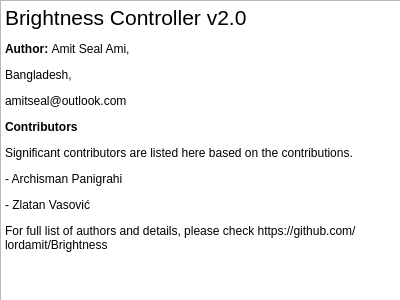
<?xml version="1.0" encoding="UTF-8"?>
<ui version="4.0">
 <class>Form</class>
 <widget class="QWidget" name="Form">
  <property name="geometry">
   <rect>
    <x>0</x>
    <y>0</y>
    <width>400</width>
    <height>300</height>
   </rect>
  </property>
  <property name="sizePolicy">
   <sizepolicy hsizetype="Fixed" vsizetype="Fixed">
    <horstretch>0</horstretch>
    <verstretch>0</verstretch>
   </sizepolicy>
  </property>
  <property name="minimumSize">
   <size>
    <width>400</width>
    <height>300</height>
   </size>
  </property>
  <property name="maximumSize">
   <size>
    <width>400</width>
    <height>300</height>
   </size>
  </property>
  <property name="windowTitle">
   <string>About</string>
  </property>
  <widget class="QTextBrowser" name="textBrowser">
   <property name="geometry">
    <rect>
     <x>0</x>
     <y>0</y>
     <width>401</width>
     <height>301</height>
    </rect>
   </property>
   <property name="html">
    <string>&lt;!DOCTYPE HTML PUBLIC &quot;-//W3C//DTD HTML 4.0//EN&quot; &quot;http://www.w3.org/TR/REC-html40/strict.dtd&quot;&gt;
&lt;html&gt;&lt;head&gt;&lt;meta name=&quot;qrichtext&quot; content=&quot;1&quot; /&gt;&lt;style type=&quot;text/css&quot;&gt;
p, li { white-space: pre-wrap; }
&lt;/style&gt;&lt;/head&gt;&lt;body style=&quot; font-family:'Sans'; font-size:9pt; font-weight:400; font-style:normal;&quot;&gt;
&lt;p style=&quot; margin-top:12px; margin-bottom:12px; margin-left:0px; margin-right:0px; -qt-block-indent:0; text-indent:0px;&quot;&gt;&lt;span style=&quot; font-size:16pt;&quot;&gt;Brightness Controller v2.0&lt;/span&gt;&lt;/p&gt;
&lt;p style=&quot; margin-top:12px; margin-bottom:12px; margin-left:0px; margin-right:0px; -qt-block-indent:0; text-indent:0px;&quot;&gt;&lt;span style=&quot; font-weight:600;&quot;&gt;Author: &lt;/span&gt;Amit Seal Ami, &lt;/p&gt;
&lt;p style=&quot; margin-top:12px; margin-bottom:12px; margin-left:0px; margin-right:0px; -qt-block-indent:0; text-indent:0px;&quot;&gt;Bangladesh, &lt;/p&gt;
&lt;p style=&quot; margin-top:12px; margin-bottom:12px; margin-left:0px; margin-right:0px; -qt-block-indent:0; text-indent:0px;&quot;&gt;amitseal@outlook.com&lt;/p&gt;
&lt;p style=&quot; margin-top:12px; margin-bottom:12px; margin-left:0px; margin-right:0px; -qt-block-indent:0; text-indent:0px;&quot;&gt;&lt;span style=&quot; font-weight:600;&quot;&gt;Contributors&lt;/span&gt;&lt;/p&gt;
&lt;p style=&quot; margin-top:12px; margin-bottom:12px; margin-left:0px; margin-right:0px; -qt-block-indent:0; text-indent:0px;&quot;&gt;Significant contributors are listed here based on the contributions.&lt;/p&gt;
&lt;p style=&quot; margin-top:12px; margin-bottom:12px; margin-left:0px; margin-right:0px; -qt-block-indent:0; text-indent:0px;&quot;&gt;- Archisman Panigrahi&lt;/p&gt;
&lt;p style=&quot; margin-top:12px; margin-bottom:12px; margin-left:0px; margin-right:0px; -qt-block-indent:0; text-indent:0px;&quot;&gt;- Zlatan Vasović&lt;/p&gt;
&lt;p style=&quot; margin-top:12px; margin-bottom:12px; margin-left:0px; margin-right:0px; -qt-block-indent:0; text-indent:0px;&quot;&gt;For full list of authors and details, please check https://github.com/lordamit/Brightness&lt;/p&gt;&lt;/body&gt;&lt;/html&gt;</string>
   </property>
  </widget>
 </widget>
 <resources/>
 <connections/>
</ui>
